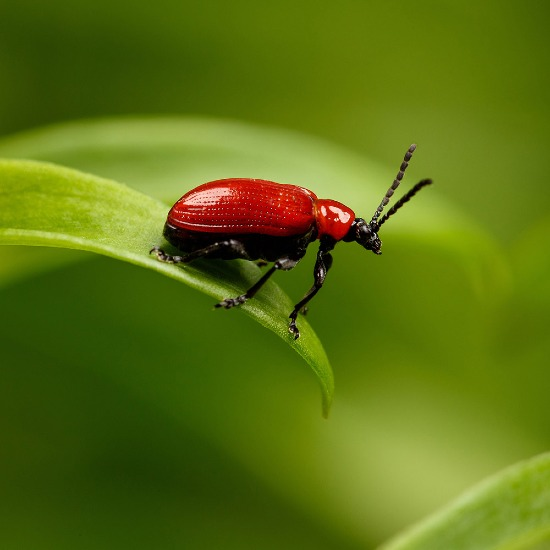
#> input picture softUni-pb/while_loop_lab(5)/img/image.jpg, 550 x 550 px
$ python test.py
#> lines starting #> are read from the running program, lines starting #| are printed output that depends on the picture
import cv2     # pip install opencv-python

img = cv2.imread('image.jpg')
#> img is the input picture: shape (550, 550, 3); mean B, G, R 17.5, 112.9, 91.4

black_white_img = cv2.cvtColor(img, cv2.COLOR_BGR2GRAY)  #convert to black & gray
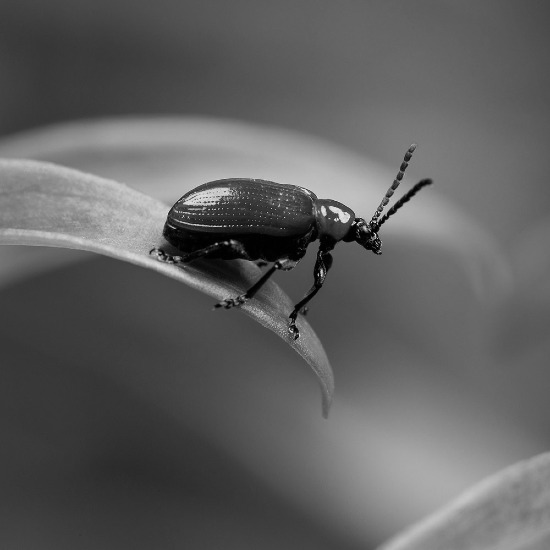
#> black_white_img: shape (550, 550); min 0, max 248, mean 95.6

for i, pixel in enumerate(img[0]):   # po vertikal pyrviq red pixeli
    print(f'Pixel {i} --> {pixel}')
    print('* * * * * * * * * * * * *')
#> this loop made 550 passes
#> pixel on passes 1 to 3: [3, 84, 59], [3, 84, 59], [3, 84, 59]
#> (printed output is left out)

cv2.imshow('img', img)
cv2.waitKey(0)
